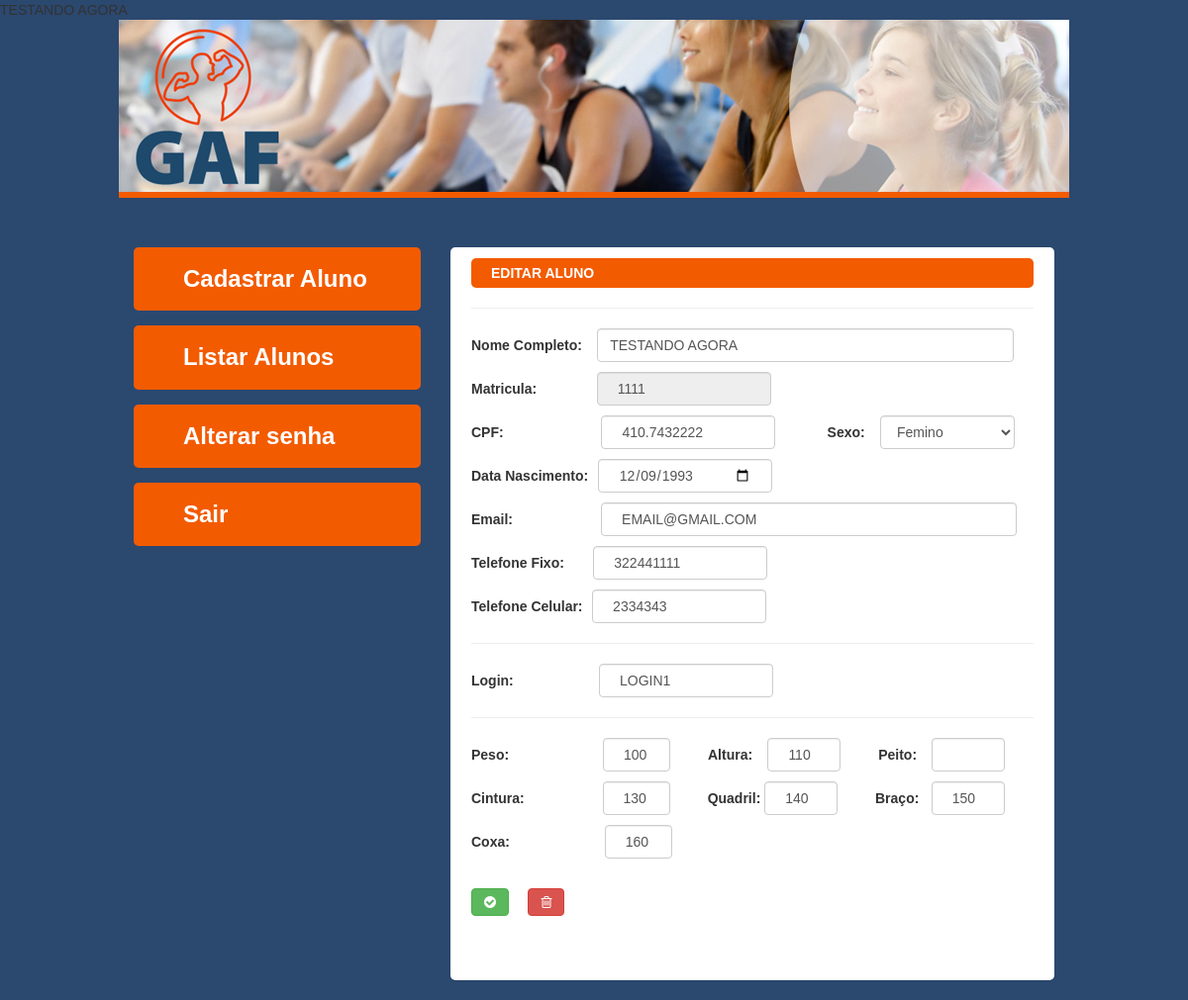
/View/Recepcionista/EditarAluno.php?cod=120, run on the app's committed database.
### tables this page shows
CREATE TABLE `aluno` (
  `idALUNO` int(11) NOT NULL AUTO_INCREMENT,
  `idPESSOA` int(11) NOT NULL,
  `idCATEGORIA` int(11) NOT NULL,
  `peso` double DEFAULT NULL,
  `altura` double DEFAULT NULL,
  `peito` double DEFAULT NULL,
  `cintura` double DEFAULT NULL,
  `quadril` double DEFAULT NULL,
  `braco` double DEFAULT NULL,
  `coxa` double DEFAULT NULL,
  `matricula` bigint(20) DEFAULT NULL,
  PRIMARY KEY (`idALUNO`),
  KEY `fk_ALUNO_USER_idx` (`idPESSOA`),
  KEY `fk_ALUNO_CATEGORIA-ALUNO1_idx` (`idCATEGORIA`),
  CONSTRAINT `fk_ALUNO_CATEGORIA-ALUNO1` FOREIGN KEY (`idCATEGORIA`) REFERENCES `categoria_aluno` (`idCATEGORIA`) ON DELETE NO ACTION ON UPDATE NO ACTION,
  CONSTRAINT `fk_ALUNO_USER` FOREIGN KEY (`idPESSOA`) REFERENCES `pessoa` (`idPESSOA`) ON DELETE NO ACTION ON UPDATE NO ACTION
);

CREATE TABLE `pessoa` (
  `idPESSOA` int(11) NOT NULL AUTO_INCREMENT,
  `idPERFIL` int(11) NOT NULL,
  `nome` varchar(45) NOT NULL,
  `CPF` varchar(14) NOT NULL,
  `email` varchar(45) NOT NULL,
  `telefone` varchar(11) NOT NULL,
  `celular` varchar(11) NOT NULL,
  `sexo` varchar(9) NOT NULL,
  `status` tinyint(1) NOT NULL,
  `dtNascimento` date DEFAULT NULL,
  `login` varchar(25) DEFAULT NULL,
  `senha` varchar(20) DEFAULT NULL,
  `foto` varchar(100) DEFAULT NULL,
  `dtCadastro` datetime DEFAULT NULL,
  PRIMARY KEY (`idPESSOA`),
  KEY `fk_USER_PERFIL1_idx` (`idPERFIL`),
  CONSTRAINT `fk_USER_PERFIL1` FOREIGN KEY (`idPERFIL`) REFERENCES `perfil` (`idPERFIL`) ON DELETE NO ACTION ON UPDATE NO ACTION
);

### model/banco.class.php (called while the page is built, shortened)
<?php
abstract class banco{
    public static function PreencheTextAluno($codigo){
			$sql = 'select *
					from Pessoa
					inner join aluno
					on Pessoa.idPessoa = aluno.idPessoa
					where Pessoa.idPessoa = '.$codigo.' ;
				';
			$cmd = mysql_query($sql)or die(mysql_error());
			if($cmd > 0 ){
				$row = mysql_fetch_array($cmd);
					$nome      = $row[2];
					$CPF       = $row[3];
					$email     = $row[4];
					$telefone  = $row[5];
					$cel       = $row[6];
					$dtNasc    = $row[9];
					$login     = $row[10];
					$peso      = $row[17];
					$alt       = $row[18];
					$peito     = $row[19];
					$cintura   = $row[20];
					$quadril   = $row[21];
					$braco     = $row[22];
					$coxa      = $row[23];
					$matricula = $row[24];
			}else{
				echo 'Não foi possivel realizar esta Operação!!!';
			}
		}
}
?>

### View/Recepcionista/editarAluno.php (the view, shortened to what this page needs)
<?php
	require_once ('../../model/aluno.class.php');
	$codigo = $_GET['cod'];
	pessoa::PreencheTextAluno($codigo);
?>
<html>
<head>
    <link href="../../app/styles/bootstrap.css" rel="stylesheet">
    <link href="../../app/styles/style.css" rel="stylesheet">
    <link rel="stylesheet" href="../../app/styles/font-awesome.min.css">
</head>
<body>
	<div class="container">
		<div class="row header">
			<div class="col-md-12"></div>
		</div>
		<div class="row">
			<div class="col-md-4">
				<ul class="nav nav-pills nav-stacked menu font-24-bold">
					<li><a href="cadastrarAluno.php">Cadastrar Aluno</a></li>
					<li><a href="listarAluno.php">Listar Alunos</a></li>
					<li><a href="alterarSenha.php">Alterar senha</a></li>
					<li><a href="#">Sair</a></li>
				</ul>
			</div>
			<div class="col-md-8">
				<div class="panel content">
				<STRONG> EDITAR ALUNO </STRONG>
				<hr/>
					<form id="FormCadAluno" name="FormCadAluno" method="post" action="../../controller/editar.aluno.repositorio.php?cod=<?php echo $_GET['cod']?>">
			          <p>
					    <label for="nome">Nome Completo:</label>
					    <input class="form-control bigInblock" type="text" name="txtNome" id="txtNome" title="Digite seu nome" value="<?php echo $nome;?>"/>
					  </p>
					  <p>
					  	<label for="data">Matricula:</label>
					    <input class="form-control matricula" type="text" name="dtNasc" id="dtNasc" value="<?php echo $matricula;?>" readonly/>
					  </p>
					  <p>
					    <label for="cpf">CPF:</label>
					    <input class="form-control cpf" type="text" name="txtCPF" id="txtCPF" title="Digite seu CPF" value="<?php echo $CPF;?>"/>
					    <label for="sexo">Sexo:</label>
					    <select class="form-control sexoInblock" name="sltSexo" id="sltSexo">
					      <option>Femino</option>
					    </select>
					  </p>
					  <p>
					  	<label for="data">Data Nascimento:</label>
					    <input class="form-control dtNasc" type="date" name="dtNasc" id="dtNasc" value="<?php echo $dtNasc;?>"/>
					  </p>
					  <p>
					    <label for="email">Email:</label>
					    <input class="form-control email" type="text" name="txtEmail" id="txtEmail" title="digite seu email" value="<?php echo $email;?>"/>
					  </p>
					  <p>
					    <label for="tel">Telefone Fixo:</label>
					    <input class="form-control telFixo" type="text" name="txtFone" id="txtFone" value="<?php echo $telefone;?>"/>
					  </p>
					  <p>
					  	<label for="cel"> Telefone Celular:</label>
					    <input class="form-control telCel" type="text" name="txtCel" id="txtCel" value="<?php echo $cel;?>"/>
					  </p>
					  <hr>
					  <p>
					  	<label for="cel"> Login:</label>
					    <input class="form-control login" type="text" name="txtLogin" id="txtLogin" value="<?php echo $login;?>" />
					  </p>
					  <hr>
					  <p>
					  	<label for="cel"> Peso:</label>
					    <input class="form-control peso" type="text" name="txtPeso" id="txtPeso" value="<?php echo $peso;?>"/>
					    <label for="cel"> Altura:</label>
					    <input class="form-control altura" type="text" name="txtAltura" id="txtAltura" value="<?php echo $alt;?>"/>
					    <label for="cel"> Peito:</label>
					    <input class="form-control peito" type="text" name="txtPeito" id="txtPeito" value="<?php echo $peito;?>"/>
				     </p>
				     <p>
					    <label for="cel"> Cintura:</label>
					    <input class="form-control cintura" type="text" name="txtCintura" id="txtCintura" value="<?php echo $cintura;?>"/>
					    <label for="cel"> Quadril:</label>
					    <input class="form-control quadril" type="text" name="txtQuadril" id="txtQuadril" value="<?php echo $quadril;?>"/>
					    <label for="cel"> Braço:</label>
					    <input class="form-control braco" type="text" name="txtBraco" id="txtBraco" value="<?php echo $braco;?>"/>
				     </p>
				     <p>
					  	<label for="cel"> Coxa:</label>
					    <input class="form-control coxa" type="text" name="txtCoxa" id="txtCoxa" value="<?php echo $coxa;?>"/>
				     </p>
					  <br>
					    <button type="submit" class="btn btn-success" name="btnSalvar" id="btnSalvar"> <i class="fa fa-check-circle"></i> </button>
					  	<button type="button" class="btn btn-danger" name="btnCancel" id="btnCancel"><i class="fa fa-trash-o"></i> </button>
					</form>
				</div>
			</div>
		</div>
	</div>
</body>
</html>

### app/styles/style.css (style rules this page uses)
body { margin: 0; background-color: #2b486f; font-family: Arial; }
.header { max-width: 960px; height: 180px; background: url(../images/header.jpg) 0 0 no-repeat #f35b00; margin-bottom: 50px; }
.menu li>a { display: block; background-color: #f35b00; border-radius: 5px; margin-bottom: 15px; padding: 15px 0 15px 50px; color: #ffffff; }
.font-24-bold { font-size: 24px; font-weight: bold; }
.content { min-height: 300px; border-radius: 5px; padding: 10px 20px 50px; }
.content strong { display: block; width: 100%; height: 30px; padding: 5px 20px; border-radius: 5px; background-color: #f35b00; color: #ffffff; }
.bigInblock { display: inline-block; width: 74%; margin-left: 2%; }
.sexoInblock { display: inline-block; width: 24%; margin-left: 2%; }
.cpf { display: inline-block; width: 31%; padding: 5px 20px; margin-left: 16.7%; margin-right: 8.5%; }
.email { display: inline-block; width: 74%; padding: 5px 20px; margin-left: 15%; }
.dtNasc { display: inline-block; width: 31%; padding: 5px 20px; margin-left: 1%; margin-right: 8.8%; }
.matricula { display: inline-block; width: 31%; padding: 5px 20px; margin-left: 10%; margin-right: 8.8%; }
.telFixo { display: inline-block; width: 31%; padding: 5px 20px; margin-left: 4.5%; }
.telCel { display: inline-block; width: 31%; padding: 5px 20px; margin-left: 1%; }
.login { display: inline-block; width: 31%; padding: 5px 20px; margin-left: 14.5%; margin-right: 10%; }
.peso { display: inline-block; width: 12%; padding: 5px 20px; margin-left: 16%; margin-right: 6%; }
.altura { display: inline-block; width: 13%; padding: 5px 20px; margin-left: 2%; margin-right: 6%; }
.peito { display: inline-block; width: 13%; padding: 5px 20px; margin-left: 2%; }
.cintura { display: inline-block; width: 12%; padding: 5px 20px; margin-left: 13.2%; margin-right: 6%; }
.quadril { display: inline-block; width: 13%; padding: 5px 20px; margin-right: 6%; }
.braco { display: inline-block; width: 13%; padding: 5px 20px; margin-left: 1.5%; }
.coxa { display: inline-block; width: 12%; padding: 5px 20px; margin-left: 16.2%; }

### data on the page
aluno: txtNome "TESTANDO AGORA", dtNasc "1111", txtCPF "410.7432222", dtNasc "12/09/1993", txtEmail "EMAIL@GMAIL.COM", txtFone "322441111", txtCel "2334343", txtLogin "LOGIN1", txtPeso "100", txtAltura "110", txtCintura "130", txtQuadril "140", txtBraco "150", txtCoxa "160"
